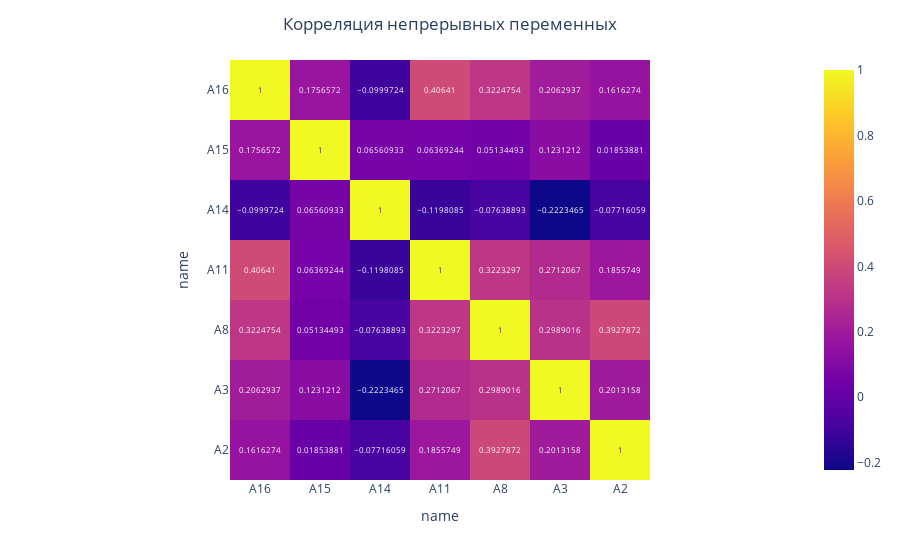

The notebook cell this image was saved under:
### Code cell
fig_cor = px.imshow(df.corr(), text_auto=True)
fig_cor.update_layout(
     title={
        "text": "Корреляция непрерывных переменных",
        "x": 0.5
    },

)
fig_cor.show()

### Figure 1 — Plotly figure (JSON) as saved in the notebook; plotly's stock layout.template omitted (floating-point values rounded to 4 significant figures)
{"data": [{"coloraxis": "coloraxis", "hovertemplate": "name: %{x}<br>name: %{y}<br>color: %{z}<extra></extra>", "name": "0", "texttemplate": "%{z}", "type": "heatmap", "x": ["A16", "A15", "A14", "A11", "A8", "A3", "A2"], "xaxis": "x", "y": ["A16", "A15", "A14", "A11", "A8", "A3", "A2"], "yaxis": "y", "z": [[1, 0.1757, -0.09997, 0.4064, 0.3225, 0.2063, 0.1616], [0.1757, 1, 0.06561, 0.06369, 0.05134, 0.1231, 0.01854], [-0.09997, 0.06561, 1, -0.1198, -0.07639, -0.2223, -0.07716], [0.4064, 0.06369, -0.1198, 1, 0.3223, 0.2712, 0.1856], [0.3225, 0.05134, -0.07639, 0.3223, 1, 0.2989, 0.3928], [0.2063, 0.1231, -0.2223, 0.2712, 0.2989, 1, 0.2013], [0.1616, 0.01854, -0.07716, 0.1856, 0.3928, 0.2013, 1]]}], "layout": {"coloraxis": {"colorscale": [[0, "#0d0887"], [0.1111, "#46039f"], [0.2222, "#7201a8"], [0.3333, "#9c179e"], [0.4444, "#bd3786"], [0.5556, "#d8576b"], [0.6667, "#ed7953"], [0.7778, "#fb9f3a"], [0.8889, "#fdca26"], [1, "#f0f921"]]}, "margin": {"t": 60}, "title": {"text": "Корреляция непрерывных переменных", "x": 0.5}, "xaxis": {"anchor": "y", "constrain": "domain", "domain": [0, 1], "scaleanchor": "y", "title": {"text": "name"}}, "yaxis": {"anchor": "x", "autorange": "reversed", "constrain": "domain", "domain": [0, 1], "title": {"text": "name"}}}}
